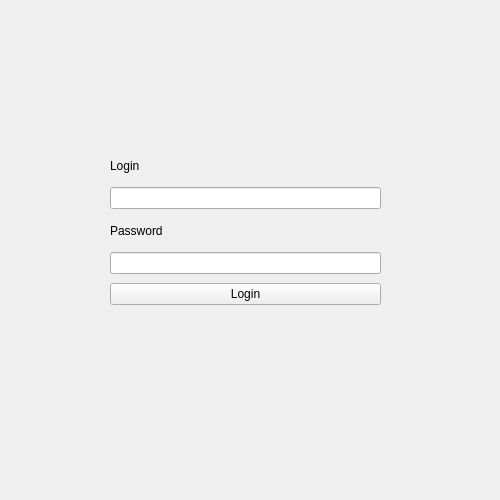
<?xml version="1.0" encoding="UTF-8"?>
<ui version="4.0">
 <class>MainWindow</class>
 <widget class="QMainWindow" name="MainWindow">
  <property name="geometry">
   <rect>
    <x>0</x>
    <y>0</y>
    <width>500</width>
    <height>500</height>
   </rect>
  </property>
  <property name="sizePolicy">
   <sizepolicy hsizetype="Fixed" vsizetype="Fixed">
    <horstretch>0</horstretch>
    <verstretch>0</verstretch>
   </sizepolicy>
  </property>
  <property name="minimumSize">
   <size>
    <width>500</width>
    <height>500</height>
   </size>
  </property>
  <property name="maximumSize">
   <size>
    <width>500</width>
    <height>500</height>
   </size>
  </property>
  <property name="windowTitle">
   <string>Login Page</string>
  </property>
  <widget class="QWidget" name="centralwidget">
   <property name="enabled">
    <bool>true</bool>
   </property>
   <property name="sizePolicy">
    <sizepolicy hsizetype="Fixed" vsizetype="Fixed">
     <horstretch>0</horstretch>
     <verstretch>0</verstretch>
    </sizepolicy>
   </property>
   <widget class="QWidget" name="verticalLayoutWidget_2">
    <property name="geometry">
     <rect>
      <x>110</x>
      <y>150</y>
      <width>271</width>
      <height>161</height>
     </rect>
    </property>
    <layout class="QVBoxLayout" name="verticalLayout_2">
     <property name="sizeConstraint">
      <enum>QLayout::SetDefaultConstraint</enum>
     </property>
     <item>
      <widget class="QLabel" name="label_2">
       <property name="maximumSize">
        <size>
         <width>500</width>
         <height>25</height>
        </size>
       </property>
       <property name="text">
        <string>Login</string>
       </property>
      </widget>
     </item>
     <item>
      <widget class="QLineEdit" name="username"/>
     </item>
     <item>
      <widget class="QLabel" name="label">
       <property name="maximumSize">
        <size>
         <width>500</width>
         <height>25</height>
        </size>
       </property>
       <property name="text">
        <string>Password</string>
       </property>
      </widget>
     </item>
     <item>
      <widget class="QLineEdit" name="password">
       <property name="echoMode">
        <enum>QLineEdit::Password</enum>
       </property>
      </widget>
     </item>
     <item>
      <widget class="QPushButton" name="loginButton">
       <property name="text">
        <string>Login</string>
       </property>
      </widget>
     </item>
    </layout>
   </widget>
  </widget>
  <widget class="QMenuBar" name="menubar">
   <property name="geometry">
    <rect>
     <x>0</x>
     <y>0</y>
     <width>500</width>
     <height>21</height>
    </rect>
   </property>
  </widget>
 </widget>
 <resources/>
 <connections/>
</ui>
